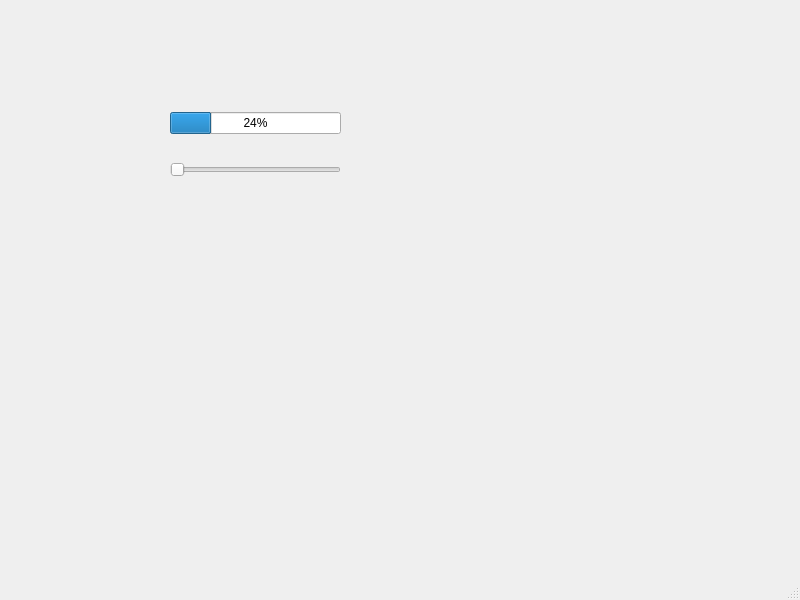
<?xml version="1.0" encoding="UTF-8"?>
<ui version="4.0">
 <class>MainWindow</class>
 <widget class="QMainWindow" name="MainWindow">
  <property name="geometry">
   <rect>
    <x>0</x>
    <y>0</y>
    <width>800</width>
    <height>600</height>
   </rect>
  </property>
  <property name="windowTitle">
   <string>MainWindow</string>
  </property>
  <widget class="QWidget" name="centralwidget">
   <widget class="QWidget" name="">
    <property name="geometry">
     <rect>
      <x>170</x>
      <y>90</y>
      <width>171</width>
      <height>111</height>
     </rect>
    </property>
    <layout class="QVBoxLayout" name="verticalLayout">
     <item>
      <widget class="QProgressBar" name="progressBar">
       <property name="value">
        <number>24</number>
       </property>
      </widget>
     </item>
     <item>
      <widget class="QSlider" name="horizontalSlider">
       <property name="orientation">
        <enum>Qt::Horizontal</enum>
       </property>
      </widget>
     </item>
    </layout>
   </widget>
  </widget>
  <widget class="QMenuBar" name="menubar">
   <property name="geometry">
    <rect>
     <x>0</x>
     <y>0</y>
     <width>800</width>
     <height>22</height>
    </rect>
   </property>
  </widget>
  <widget class="QStatusBar" name="statusbar"/>
 </widget>
 <resources/>
 <connections/>
</ui>
